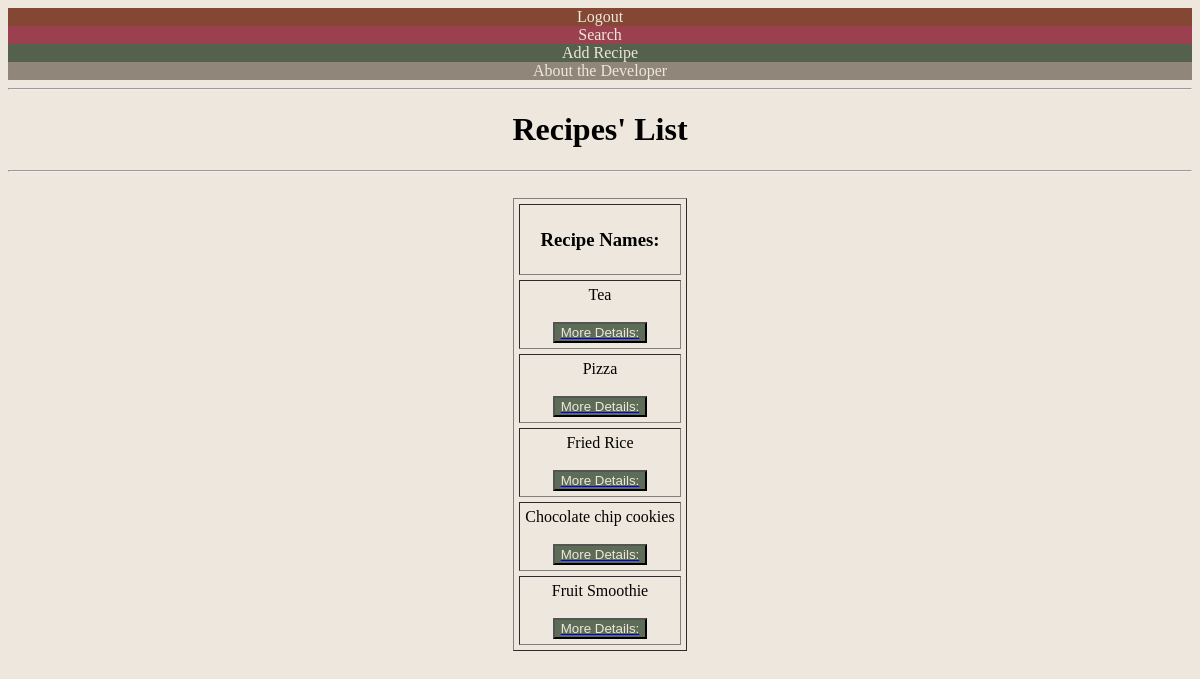
Page /list/ (signed in) on the earlier database version.
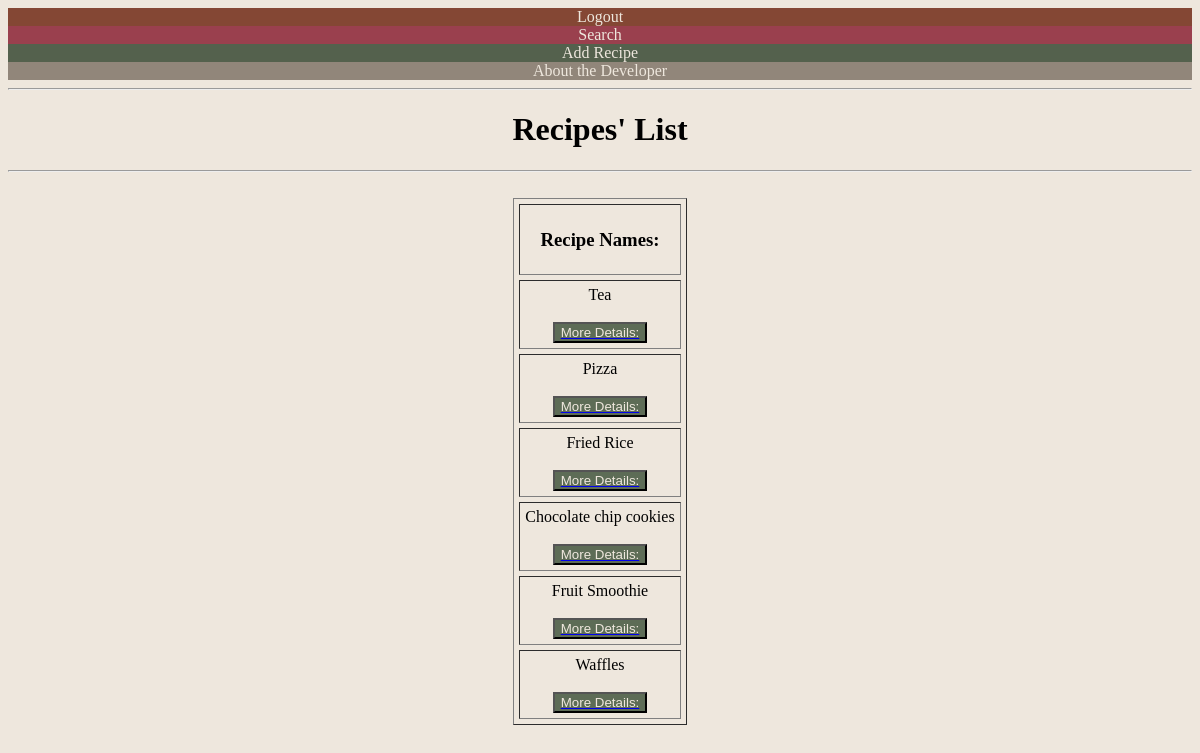
Same page on the later database version.
### recipes/models.py (models this page shows, shortened)
class Recipe(models.Model):
    name= models.CharField(max_length=50)
    ingredients= models.CharField(
        max_length=225,
        help_text="Enter the ingredients , separated by a comma."
    )
    cooking_time= models.IntegerField()
    difficulty= None
    pic= models.ImageField(upload_to='recipes', default='no_picture.jpg')
    @property
    def difficulty(self):
        ingredients = self.ingredients.split(", ")
        if self.cooking_time < 10 and len(ingredients) < 4:
            return "Easy"
        elif self.cooking_time < 10 and len(ingredients) >= 4:
            return "Medium"
        elif self.cooking_time >= 10 and len(ingredients) < 4:
            return "Intermediate"
        elif self.cooking_time >= 10 and len(ingredients) >= 4:
            return "Hard"
        return "Unknown"
    def get_absolute_url(self):
        return reverse ('recipes:detail', kwargs={'pk': self.pk})

### recipes/views.py (the view)
# urls.py: path('list/', RecipeListView.as_view(), name='list'),
class RecipeListView(LoginRequiredMixin, ListView):
    model = Recipe
    template_name = 'recipes/recipe-list.html'

### recipes/templates/recipes/recipe-list.html (shortened to what this page needs)
{% load static %}
<!DOCTYPE html>
<html>
    <head>
    </head>
    <body class="container">
        <nav>
            <a href="{% url 'logout' %}" class="navitem logout-button">Logout</a>
            <a href="{% url 'recipes:search' %}" class="navitem search-button">Search</a>
            <a href="{% url 'recipes:add_recipe' %}" class="navitem add-button">Add Recipe</a>
            <a href="https://sabwood.github.io/portfolio-website/" target="_blank" class="navitem about-button">About the Developer</a>
        </nav>
        <hr>
        <h1 style="text-align: center;">Recipes' List</h1>
        <hr>
        <br>
        <table border="1" cellpadding="5" cellspacing="5" style="margin: 0px auto;">
            <tr>
                <td>
                    <h3 style="text-align: center;">
                        Recipe Names:
                    </h3>
                </td>
            </tr>
            {% for object in object_list %}
            <tr>
                <td>
                    <div style="text-align: center;">
                        {{object.name}}
                    </div>
                    <br>
                    <a href="{{object.get_absolute_url}}">
                        <button type="button" class="center details-button">
                            More Details:
                        </button>
                    </a>
                </td>
            </tr>
            {% endfor %}
        </table>
    </body>
</html>

### recipes/templates/recipes/recipe-list.html (style rules this page uses)
.center { display: block; margin-left: auto; margin-right: auto; }
.container { background-color: #eee7dd; }
.logout-button { background-color: #844734; color: #eee7dd; }
.search-button { background-color: #9a404e; color: #eee7dd; }
.about-button { background-color: #91867a; color: #eee7dd; }
.add-button { background-color: #54614d; color: #eee7dd; }
.details-button { background-color: #5d6c56; color: #eee7dd; }
.navitem { display: block; text-align: center; text-decoration: none; flex: 1; }

Differences in the rows shown:
added Recipe: name "Waffles"
